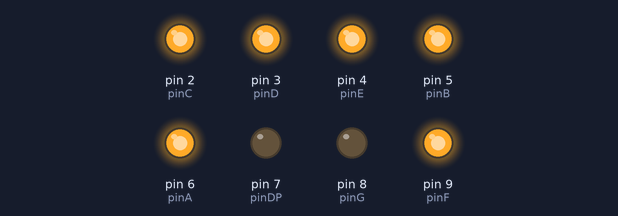
Recording of a sketch running on a simulated Arduino Uno, built with avr-gcc and run on an emulated ATmega328P. On the bench: output pins drawn as LEDs (lit = HIGH).

Above: at 0.5 s.
At 2.5 s:
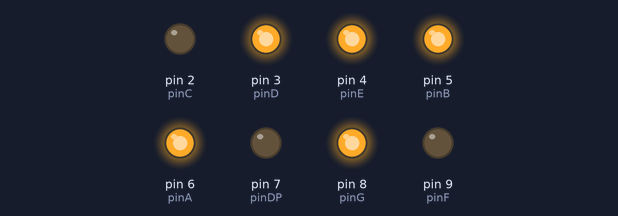
At 3.5 s:
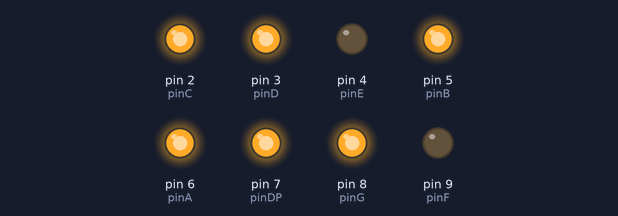
At 5.5 s:
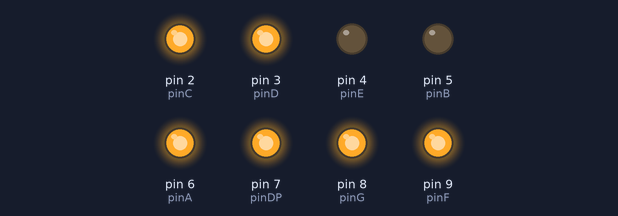
At 8.5 s:
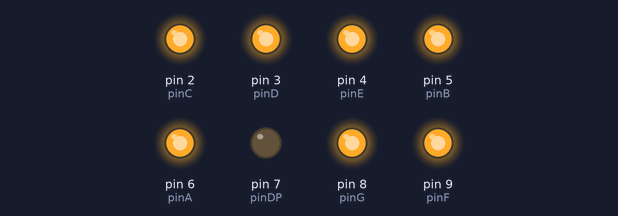
At 11.5 s:
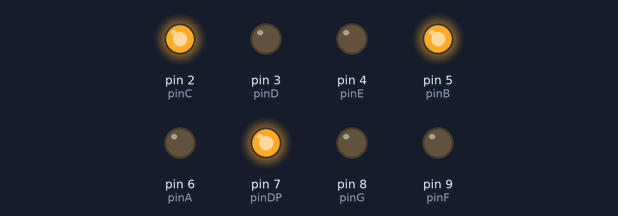
Timing chart, 0 to 13.0 s (numbered marks = the images above):
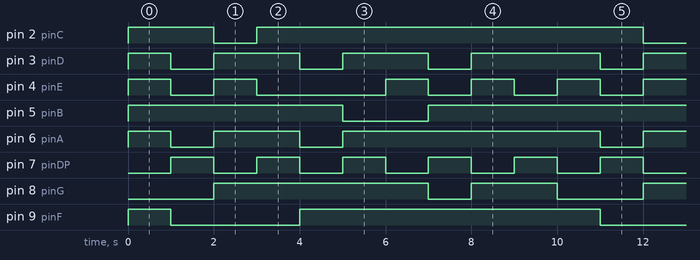

The sketch:

no.__.ino
```cpp
int pinG=8;
int pinF=9;
int pinA=6;
int pinB=5;
int pinE=4;
int pinD=3;
int pinC=2;
int pinDP=7;

void setup() {
  pinMode(pinG, OUTPUT);
  pinMode(pinF, OUTPUT);
  pinMode(pinA, OUTPUT);
  pinMode(pinB, OUTPUT);
  pinMode(pinE, OUTPUT);
  pinMode(pinD, OUTPUT);
  pinMode(pinC, OUTPUT);
  pinMode(pinDP, OUTPUT);
  // put your setup code here, to run once:

}

void loop() {
  // put your main code here, to run repeatedly:
  digitalWrite(pinG, LOW);
  digitalWrite(pinF, HIGH);
  digitalWrite(pinA, HIGH);
  digitalWrite(pinB, HIGH);
  digitalWrite(pinE, HIGH);
  digitalWrite(pinD, HIGH);
  digitalWrite(pinC, HIGH);
  digitalWrite(pinDP, LOW);
  delay(1000);
  digitalWrite(pinG, LOW);
  digitalWrite(pinF, LOW);
  digitalWrite(pinA, LOW);
  digitalWrite(pinB, HIGH);
  digitalWrite(pinE, LOW);
  digitalWrite(pinD, LOW);
  digitalWrite(pinC, HIGH);
  digitalWrite(pinDP, HIGH);
  delay(1000);
  digitalWrite(pinG, HIGH);
  digitalWrite(pinF, LOW);
  digitalWrite(pinA, HIGH);
  digitalWrite(pinB, HIGH);
  digitalWrite(pinE, HIGH);
  digitalWrite(pinD, HIGH);
  digitalWrite(pinC, LOW);
  digitalWrite(pinDP, LOW);
  delay(1000);
  digitalWrite(pinG, HIGH);
  digitalWrite(pinF, LOW);
  digitalWrite(pinA, HIGH);
  digitalWrite(pinB, HIGH);
  digitalWrite(pinE, LOW);
  digitalWrite(pinD, HIGH);
  digitalWrite(pinC, HIGH);
  digitalWrite(pinDP, HIGH);
  delay(1000);
  digitalWrite(pinG, HIGH);
  digitalWrite(pinF, HIGH);
  digitalWrite(pinA, LOW);
  digitalWrite(pinB, HIGH);
  digitalWrite(pinE, LOW);
  digitalWrite(pinD, LOW);
  digitalWrite(pinC, HIGH);
  digitalWrite(pinDP, LOW);
  delay(1000);
  digitalWrite(pinG, HIGH);
  digitalWrite(pinF, HIGH);
  digitalWrite(pinA, HIGH);
  digitalWrite(pinB, LOW);
  digitalWrite(pinE, LOW);
  digitalWrite(pinD, HIGH);
  digitalWrite(pinC, HIGH);
  digitalWrite(pinDP, HIGH);
  delay(1000);
  digitalWrite(pinG, HIGH);
  digitalWrite(pinF, HIGH);
  digitalWrite(pinA, HIGH);
  digitalWrite(pinB, LOW);
  digitalWrite(pinE, HIGH);
  digitalWrite(pinD, HIGH);
  digitalWrite(pinC, HIGH);
  digitalWrite(pinDP, LOW);
  delay(1000);
  digitalWrite(pinG, LOW);
  digitalWrite(pinF, HIGH);
  digitalWrite(pinA, HIGH);
  digitalWrite(pinB, HIGH);
  digitalWrite(pinE, LOW);
  digitalWrite(pinD, LOW);
  digitalWrite(pinC, HIGH);
  digitalWrite(pinDP, HIGH);
  delay(1000);
  digitalWrite(pinG, HIGH);
  digitalWrite(pinF, HIGH);
  digitalWrite(pinA, HIGH);
  digitalWrite(pinB, HIGH);
  digitalWrite(pinE, HIGH);
  digitalWrite(pinD, HIGH);
  digitalWrite(pinC, HIGH);
  digitalWrite(pinDP, LOW);
  delay(1000);
  digitalWrite(pinG, HIGH);
  digitalWrite(pinF, HIGH);
  digitalWrite(pinA, HIGH);
  digitalWrite(pinB, HIGH);
  digitalWrite(pinE, LOW);
  digitalWrite(pinD, HIGH);
  digitalWrite(pinC, HIGH);
  digitalWrite(pinDP, HIGH);
  delay(1000);
}
```

Measured:
- by itself, pin 2 (pinC): repeats every 10.0 s: LOW 1.0 s, HIGH 9.0 s
- by itself, pin 3 (pinD): repeats every 10.0 s: 2 × (LOW 1.0 s, HIGH 2.0 s), LOW 1.0 s, HIGH 3.0 s
- by itself, pin 4 (pinE): repeats every 10.0 s: LOW 1.0 s, HIGH 1.0 s, LOW 3.0 s, 2 × (HIGH 1.0 s, LOW 1.0 s), HIGH 1.0 s
- by itself, pin 5 (pinB): repeats every 10.0 s: LOW 2.0 s, HIGH 8.0 s
- by itself, pin 6 (pinA): repeats every 10.0 s: LOW 1.0 s, HIGH 2.0 s, LOW 1.0 s, HIGH 6.0 s
- by itself, pin 7 (pinDP): alternates HIGH for 1.0 s and LOW for 1.0 s
- by itself, pin 8 (pinG): repeats every 10.0 s: LOW 1.0 s, HIGH 2.0 s, LOW 2.0 s, HIGH 5.0 s
- by itself, pin 9 (pinF): repeats every 10.0 s: LOW 3.0 s, HIGH 7.0 s
